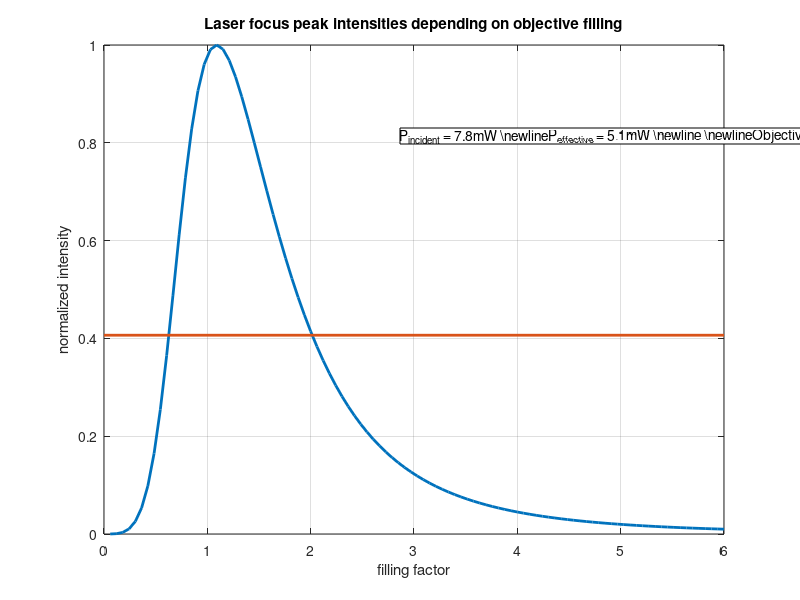

This figure's MATLAB source:
%
%,------------------------------------------------------------------------,
%| Calculating peak intensities of focal spots     (Lukas @27.01.21) V1.5 |
%'------------------------------------------------------------------------'
%
%In this script you can calculate the relative peak intensity of a focused 
%Gaussian beam for different filling factors (f0).

close all
clear variables


%% ---- Define parameters -------------------------------------------------

%First set here the parameters you use in the experiment:
NA = 0.95;            %Objective NA
P_INC = 7.8;          %Power before objective in mW
P_EFF = 5.1;          %Power after objective in mW
TRANS = 0.9;          %Fraction of transimtted power in the objective

%The corresponding objective filling is calculated out of that:
real_f0 = (2*log(P_INC/(P_INC-P_EFF/TRANS)))^(-1/2);

%For comparison also other fillings are simulated in the following, here
%you can choose which:
MIN_f0_SIM   = 0;       %minimum simulated filling factor
MAX_f0_SIM   = 6;       %minimum simulated filling factor
f0_STEPS_SIM = 100;     %number of steps simulated between the two


%% ---- Calculate relative peak intensity for different fillings ----------
    
f0    = real_f0;                   %First use the real objective filing
field = zeros(f0_STEPS_SIM,1);     %And initialize the field at the focus

%Now the fct for getting the focal field of a laser is used to get the
%laser intensity at the focus point for the given filling factor:
for f0Index=1:f0_STEPS_SIM
    %This is the fct under the integral, which gives the focus field:
    f   = @(x) (1-exp(-4./(2*f0.^2))).*NA^2*exp(-x.^2/f0.^2).*...   
                x.*((1-NA^2*x.^2).^(1/4)+(1-NA^2*x.^2).^(-1/4));
    %Integrate the fct to the max angle to get the field:
    field(f0Index) = integral(f,0,1);
    %Generate now new filling factors for next iteration:
    f0 = MIN_f0_SIM + (MAX_f0_SIM - MIN_f0_SIM)/f0_STEPS_SIM*f0Index;   
end

%Generate an array for the filling factors plottet in the following:
f0_array = linspace(MIN_f0_SIM,MAX_f0_SIM,f0_STEPS_SIM); 
%And calculate the intensity by squaring the field and normalizing it:
normIntensity = field.^2/max(field.^2); 
                                  
                                  
%% ---- Plot relative peak intensity for different fillings ---------------

figure 
plot(f0_array(2:end),normIntensity(2:end),'LineWidth',2)  
hold on
plot([min(f0_array),max(f0_array)],[normIntensity(1),normIntensity(1)],...
     'LineWidth',2)
title  ('Laser focus peak intensities depending on objective filling')
xlabel ('filling factor')
ylabel ('normalized intensity')
grid on 
legend off
str= ['P_{incident} = ',num2str(P_INC,2), 'mW \newline' , ...
      'P_{effective} = ',num2str(P_EFF,2), 'mW \newline \newline' , ...
      'Objective filling factor  = ',num2str(real_f0,2), '\newline', ...
      'Corresp. norm. Intens. = ',num2str(normIntensity(1),2)];
annotation('textbox',[0.5 0.76 0.07 0.02], 'String',{ str},...
           'FitBoxToText','on','BackgroundColor','w');

    
%% ---- Protocol of updates -----------------------------------------------

% 26.08.20 (V1.4):  - Sections introduced.
% 27.01.21 (V1.5):  - Warnings removed
%                   - Appearance and documentation improved
